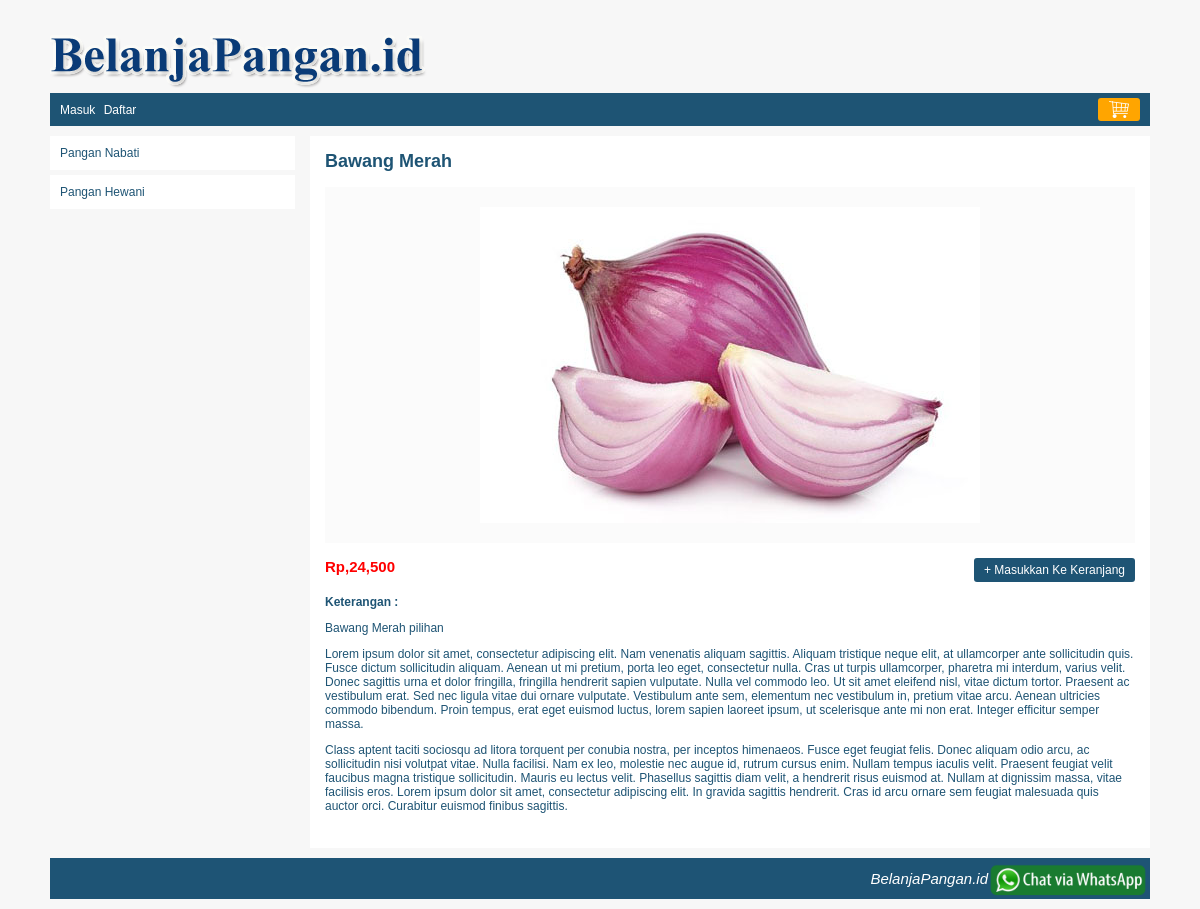
Screenshot of /weshop/index.php?page=detail&barang_id=5 with the database file from the repository.
### tables this page shows
CREATE TABLE IF NOT EXISTS `kategori` (
  `kategori_id` int(10) NOT NULL AUTO_INCREMENT,
  `kategori` varchar(150) NOT NULL,
  `status` enum('on','off') NOT NULL,
  PRIMARY KEY (`kategori_id`)
);

CREATE TABLE IF NOT EXISTS `barang` (
  `barang_id` int(10) NOT NULL AUTO_INCREMENT,
  `kategori_id` int(10) NOT NULL,
  `nama_barang` varchar(250) NOT NULL,
  `spesifikasi` text NOT NULL,
  `gambar` varchar(300) NOT NULL,
  `harga` int(10) NOT NULL,
  `stok` tinyint(1) NOT NULL,
  `status` enum('on','off') NOT NULL,
  PRIMARY KEY (`barang_id`),
  KEY `kategori_id` (`kategori_id`)
);

### weshop/detail.php (the view)
<div id="kiri">
	<?php
		echo kategori($kategori_id);
	?>
</div>
<div id="kanan">
	<?php
		$barang_id = $_GET['barang_id'];
		$query = mysqli_query($koneksi, "SELECT * FROM barang WHERE barang_id='$barang_id' AND status='on'");
		$row = mysqli_fetch_assoc($query);
		echo "<div id='detail-barang'>
					<h2>$row[nama_barang]</h2>
					<div id='frame-gambar'>
						<img src='".BASE_URL."images/barang/$row[gambar]' />
					</div>
					<div id='frame-harga'>
						<span>".rupiah($row['harga'])."</span>
						<a href='".BASE_URL."tambah_keranjang.php?barang_id=$row[barang_id]'>+ Masukkan Ke Keranjang</a>
					</div>
					<div id='keterangan'>
						<b>Keterangan : </b> $row[spesifikasi]
					</div>
				</div>";
	?>
</div>

### weshop/function/helper.php (shortened to what this page needs)
<?php
	function rupiah($nilai = 0){
		$string = "Rp," . number_format($nilai);
		return $string;
	}
	function kategori($kategori_id = false){
		global $koneksi;
		$string = "<div id='menu-kategori'>";
			$string .= "<ul>";
					$query = mysqli_query($koneksi, "SELECT * FROM kategori WHERE status='on'");
					while($row=mysqli_fetch_assoc($query)){
						if($kategori_id == $row['kategori_id']){
							$string .= "<li><a href='".BASE_URL."index.php?kategori_id=$row[kategori_id]' class='active'>$row[kategori]</a></li>";
						}else{
							$string .= "<li><a href='".BASE_URL."index.php?kategori_id=$row[kategori_id]'>$row[kategori]</a></li>";
						}
					}
			$string .= "</ul>";
		$string .= "</div>";
		return $string;
	}

### weshop/css/style.css (style rules this page uses)
body { font-family:arial; font-size:12px; color:#1e5474; background:#F7F7F7; margin:0px; }
#kiri { width: 245px; height: auto; float: left; }
#menu-kategori ul { list-style: none; margin: 0px; padding: 0px; }
#menu-kategori ul li { margin-bottom: 5px; }
#menu-kategori ul li a { display: block; padding: 10px; background: white; color: #1e5474; text-decoration: none; }
#kanan { width: 840px; margin-left: 15px; height: auto; float: left; }
#detail-barang { background: white; padding: 15px; }
#detail-barang h2 { margin-top: 0px; }
#detail-barang #frame-gambar { background: #FBFBFB; padding: 20px; }
#detail-barang #frame-gambar img { display: block; margin: 0px auto; }
#detail-barang #frame-harga { margin: 15px 0px; }
#detail-barang #frame-harga span { font-size: 15px; font-weight: bold; color: red; }
#detail-barang #frame-harga a { background: #1e5474; color: white; text-decoration: none; padding: 5px 10px; display: inline-block; float: right; border-radius: 3px; }
#detail-barang #keterangan { margin: 20px 0px; }

### rows the page displays
kategori: kategori "Pangan Nabati"
kategori: kategori "Pangan Hewani"
barang: nama_barang "Bawang Merah", gambar (picture), harga "Rp,24,500", spesifikasi "Bawang Merah pilihan Lorem ipsum dolor sit amet, consectetur adipiscing elit. Nam venenatis aliquam sagittis. Aliquam tristique neque elit, at ullamcorper ante sollicitudin quis. Fusce dictum sollicitudin aliquam. Aenean ut mi pretium, porta leo eget, consectetur nulla. Cras ut turpis ullamcorper, pharetra mi interdum, varius velit. Donec sagittis urna et dolor fringilla, fringilla hendrerit sapien vulputate. Nulla vel commodo leo. Ut sit amet eleifend nisl, vitae dictum tortor. Praesent ac vestibulum erat. Sed nec ligula vitae dui ornare vulputate. Vestibulum ante sem, elementum nec vestibulum in, pretium vitae arcu. Aenean ultricies commodo bibendum. Proin tempus, erat eget euismod…"
